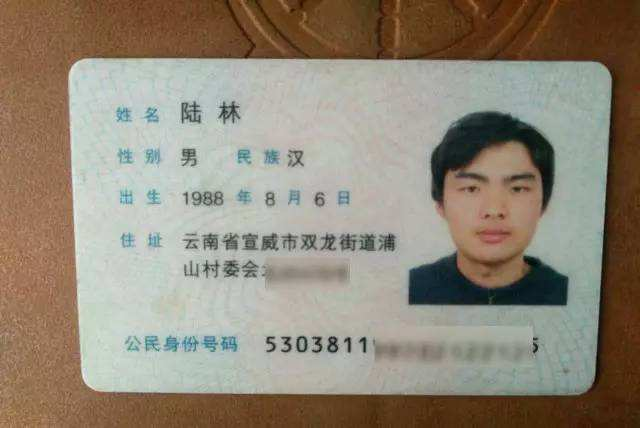
#> input picture Coding/ic/ti.jpg, 640 x 428 px
$ jupyter execute --allow-errors opencv34tutorial.ipynb   (older library calls are emulated)
#> lines starting #> are read from the running program, lines starting #| are printed output that depends on the picture; after the words box and inside, x2 and y2 are one past the last pixel; in counts of white or black regions, pixels touching at a corner belong together; long printed decimals are rounded
[cell 1]
#  数据增强，精准切片
import cv2
import numpy as np
import matplotlib.pyplot as plt
import matplotlib
import pandas as pd
import pprint

[cell 2]
im = cv2.imread('ti.jpg')
#> im is the input picture: shape (428, 640, 3); mean B, G, R 119.6, 135.1, 144.9
imgray = cv2.cvtColor(im, cv2.COLOR_BGR2GRAY)
# imgray= cv2.pyrMeanShiftFiltering(imgray, 25, 10)
imgray = cv2.GaussianBlur(imgray, (7,7), 12)
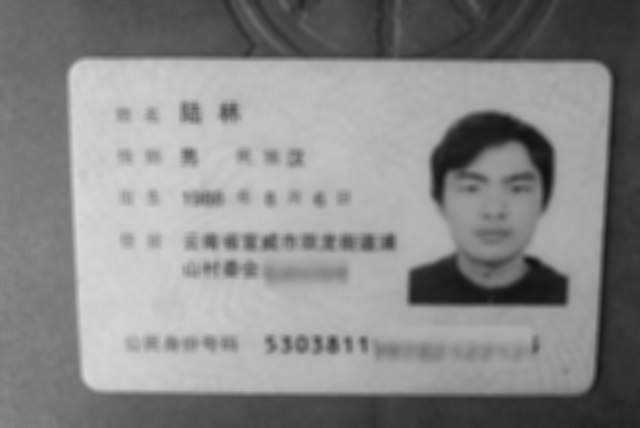
#> imgray: shape (428, 640); min 16, max 217, mean 136.2

ret,thresh = cv2.threshold(imgray,100,255,0)
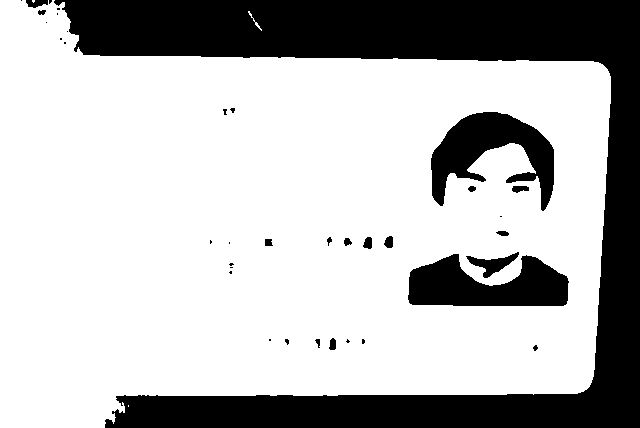
#> thresh: shape (428, 640); 72.3% white; 37 black regions (20 under 20 px)
im2, contours, hierarchy = cv2.findContours(thresh, cv2.RETR_TREE, cv2.CHAIN_APPROX_SIMPLE)
#> contours = 37 contours, 18 with area under 20; largest, box (x1, y1, x2, y2) and area: (0, 0, 611, 428) 209760, (430, 111, 555, 212) 6014, (407, 253, 570, 307) 5889, (465, 251, 520, 279) 577, (511, 185, 530, 194) 109

[cell 3]
con = cv2.drawContours(im, contours, -1,(255,25,0), 1)
# hie = cv2.drawContours(im, hierarchy,-1,(0,255,0),3)
# cv2.imshow('hie',hie)

cv2.imshow('imgray',imgray)
cv2.imshow('con',con)

im = cv2.cvtColor(im, cv2.COLOR_BGR2RGB)
cv2.imwrite('im.jpg',im)

cv2.waitKey(0)
cv2.destroyAllWindows()

[cell 4]
hierarchy.shape
#> Out = (1, 37, 4)

[cell 5]
len(contours)
#> Out = 37

[cell 6]
import cv2
import numpy as np
img1 = cv2.imread('ti.jpg',0)
#> img1: shape (428, 640); min 0, max 241, mean 136.2
img2 = cv2.imread('img1.jpg',0)
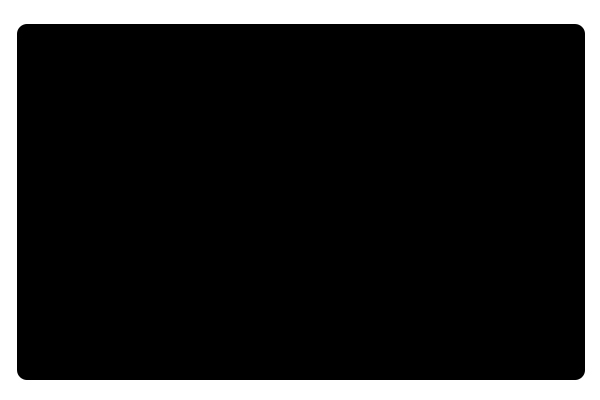
#> input picture Coding/ic/img1.jpg, 600 x 400 px
#> img2 is the input picture: shape (400, 600); min 0, max 255, mean 40.2
ret, thresh = cv2.threshold(img1, 127, 255,0)
#> thresh: shape (428, 640); 59.7% white; 218 black regions (159 under 20 px), largest, box (x1, y1, x2, y2) and area: (0, 0, 640, 428) 89490, (408, 226, 569, 307) 8331, (430, 111, 555, 217) 7046
ret, thresh2 = cv2.threshold(img2, 127, 255,0)
#> thresh2: shape (400, 600); 15.8% white; 1 white region
im2,contours,hierarchy = cv2.findContours(thresh,2,1)
#> contours = 798 contours, 699 with area under 20; largest, box (x1, y1, x2, y2) and area: (66, 58, 611, 395) 175851, (407, 225, 570, 308) 8618, (429, 110, 556, 218) 7364, (0, 209, 67, 384) 3008, (181, 101, 202, 124) 306
cnt1 = contours[0]
#> cnt1 = [[53, 426], [52, 427], [51, 427], [50, 427], [51, 427], [52, 427], [53, 427]]
im2,contours,hierarchy = cv2.findContours(thresh2,2,1)
#> contours = 2 contours; box (x1, y1, x2, y2) and area: (0, 0, 600, 400) 239001, (16, 23, 586, 381) 203037
cnt2 = contours[0]
#> cnt2 = contour of 1996 points, box (x1, y1, x2, y2) (0, 0, 600, 400), area 239001
ret = cv2.matchShapes(cnt1,cnt2,1,0.0)
#> ret = 0.277
print( ret )
#| 0.2774

[cell 7]
import cv2
import numpy as np
img = cv2.imread('ti.jpg')
img_gray = cv2.cvtColor(img,cv2.COLOR_BGR2GRAY)
ret,thresh = cv2.threshold(img_gray, 127, 255,0)
im2,contours,hierarchy = cv2.findContours(thresh,2,1)
#> contours = 798 contours, 699 with area under 20; largest, box (x1, y1, x2, y2) and area: (66, 58, 611, 395) 175851, (407, 225, 570, 308) 8618, (429, 110, 556, 218) 7364, (0, 209, 67, 384) 3008, (181, 101, 202, 124) 306
cnt = contours[0]
#> cnt has the same summary as cnt1
hull = cv2.convexHull(cnt,returnPoints = False)
#> hull = [6, 3, 0]
defects = cv2.convexityDefects(cnt,hull)
#> defects = [[0, 3, 1, 162]]
for i in range(defects.shape[0]):
    s,e,f,d = defects[i,0]
    start = tuple(cnt[s][0])
    end = tuple(cnt[e][0])
    far = tuple(cnt[f][0])
    cv2.line(img,start,end,[0,255,0],2)
    cv2.circle(img,far,5,[0,0,255],-1)
#> this loop made 1 pass
#> (s, e, f, d, start, end, far) on pass 1: (0, 3, 1, 162, (53, 426), (50, 427), (52, 427))
#> img: shape (428, 640, 3); 0.02% of pixels changed, all inside (x1, y1, x2, y2) = (47, 422, 58, 428)
cv2.imshow('img',img)
cv2.waitKey(0)
cv2.destroyAllWindows()

#> (a cell that did not finish here is left out)

[cell 9]
# 第一步：读取数据
# image = cv2.imread("beer.jpg",1)
# image = cv2.imread("tiGas.jpg",1) # 高斯后的图片
image = cv2.imread("ti.jpg",1)
# print(image.mod)
# 第二步：降噪避免误测
image = cv2.pyrMeanShiftFiltering(image, 35, 10)
image_shape = image.shape
#> image_shape = (428, 640, 3)
image_Plt = cv2.cvtColor(image, cv2.COLOR_BGR2RGB)
# 第三步：前后背景分离
mask = np.zeros(image.shape[:2],np.uint8)

bgdModel = np.zeros((1,65),np.float64)
fgdModel = np.zeros((1,65),np.float64)
# image shape=398, 299

# rect = (50,50,image_shape[0]-50,image_shape[1]-50)
rect = (50,50,image_shape[1]-20,image_shape[0]-20)
#> rect = (50, 50, 620, 408)

cv2.grabCut(image, mask, rect, bgdModel, fgdModel, 5, cv2.GC_INIT_WITH_RECT)
mask2 = np.where((mask==2)|(mask==0),0,1).astype('uint8')
image = image*mask2[:,:,np.newaxis]
image_plt = cv2.cvtColor(image, cv2.COLOR_BGR2RGB)

plt.imshow(image_plt)
plt.colorbar()
plt.show()
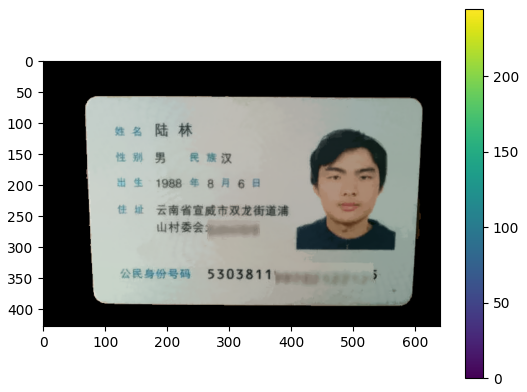
#> figure drawn by matplotlib, 2 panels

[cell 10]
ret, binary = cv2.threshold(image,10,255,1)

cv2.imshow('binary',binary)
cv2.waitKey(0)
cv2.destroyAllWindows()

[cell 11]
edges = cv2.Canny(binary,100,200)
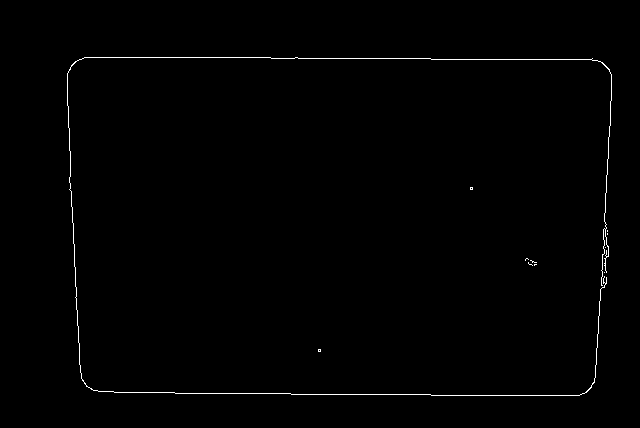
#> edges: shape (428, 640); 0.67% white in thin lines or dots, all inside (x1, y1, x2, y2) = (67, 57, 612, 396)
lines = cv2.HoughLinesP(edges, 1.0, np.pi/180, 100, minLineLength=100, maxLineGap=100)
#> lines = [[271, 58, 430, 58], [84, 57, 297, 57], [431, 59, 591, 59], [597, 347, 611, 80], [291, 394, 430, 394], [431, 395, 579, 395], [68, 126, 81, 378], [175, 393, 290, 393]]

[cell 12]
lines1 = lines[:,0,:]#提取为二维
#> lines1 has the same summary as lines
for x1,y1,x2,y2 in lines1[:]:
    cv2.line(image,(x1,y1),(x2,y2),(0,0,255),1)
#> this loop made 8 passes
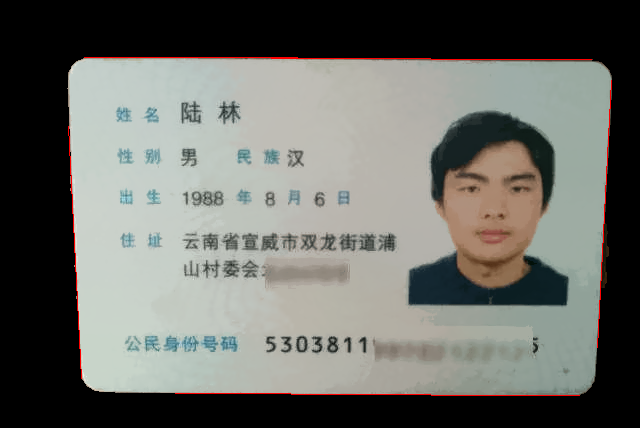
#> image: shape (428, 640, 3); mean B, G, R 103.4, 108.6, 107.4

cv2.imshow('image',image)

cv2.waitKey(0)
cv2.destroyAllWindows()

[cell 13]
lines1.shape
#> Out = (8, 4)

[cell 14]
import cv2
import numpy as np

img = cv2.imread('for_eye.jpg',0)
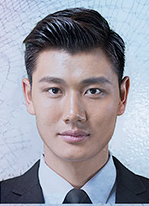
#> input picture Coding/ic/for_eye.jpg, 149 x 206 px
#> img: shape (206, 149); min 0, max 247, mean 153.5
# imgray = cv2.cvtColor(img, cv2.COLOR_BGR2GRAY)
# cv2.imshow('img',img)
ret, thresh = cv2.threshold(img, 127, 255, 0)
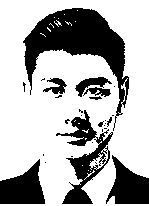
#> thresh: shape (206, 149); 69.6% white; 28 black regions (18 under 20 px)
im2, contours, hierarchy = cv2.findContours(thresh, cv2.RETR_TREE, cv2.CHAIN_APPROX_SIMPLE)
#> contours = 80 contours, 68 with area under 20; largest, box (x1, y1, x2, y2) and area: (0, 0, 149, 206) 27730, (22, 7, 130, 117) 4610, (61, 131, 114, 205) 1336, (55, 109, 98, 147) 630, (74, 76, 113, 98) 326
cnt = contours[1]
#> cnt = [[69, 183], [70, 182], [71, 183], [70, 184]]

epsilon = 0.1*cv2.arcLength(cnt,True)
#> epsilon = 0.566
# 闭合边缘
approx = cv2.approxPolyDP(cnt,epsilon,True)
#> approx = [[69, 183], [70, 182], [71, 183], [70, 184]]
cv2.polylines(img, [approx], True, (0, 0, 255), 2)
#> img: shape (206, 149); min 0, max 247, mean 153.4
img = cv2.drawContours(img, contours,-1,(0,255,0),2)
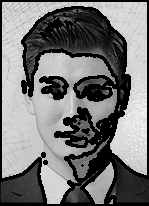
#> img: shape (206, 149); min 0, max 247, mean 117.7
# imgray = cv2.cvtColor(img, cv2.COLOR_GRAY2RGB)

cv2.imshow('show',img)
# cv2.imshow('imgray',imgray)

cv2.waitKey(0)
cv2.destroyAllWindows()

[cell 15]
approx[0]
#> Out = [[69, 183]]

[cell 16]
import numpy as np
import random
import cv2
from PIL import Image

[cell 17]
igs = np.random.randint(1, 256, 750000).reshape(500,500,3).astype('uint8')
# isgs = Image.fromarray(igs.astype('uint8')).convert('RGB')
igs[100:150, 200:250] = 0

[cell 18]
igs.dtype

[cell 19]
cv2.imshow("igs", igs)
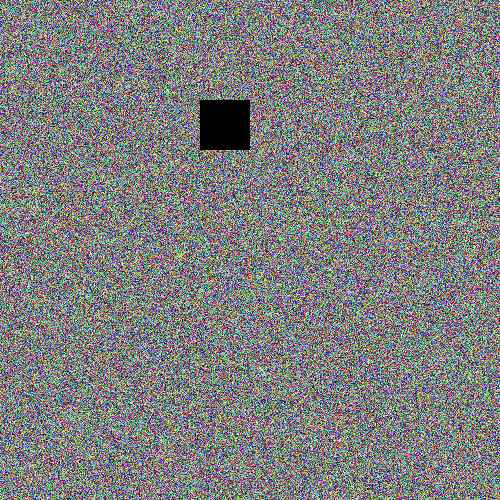
#> window 'igs': shape (500, 500, 3); mean B, G, R 126.8, 127, 126.3
cv2.waitKey(0)
cv2.destroyAllWindows()
